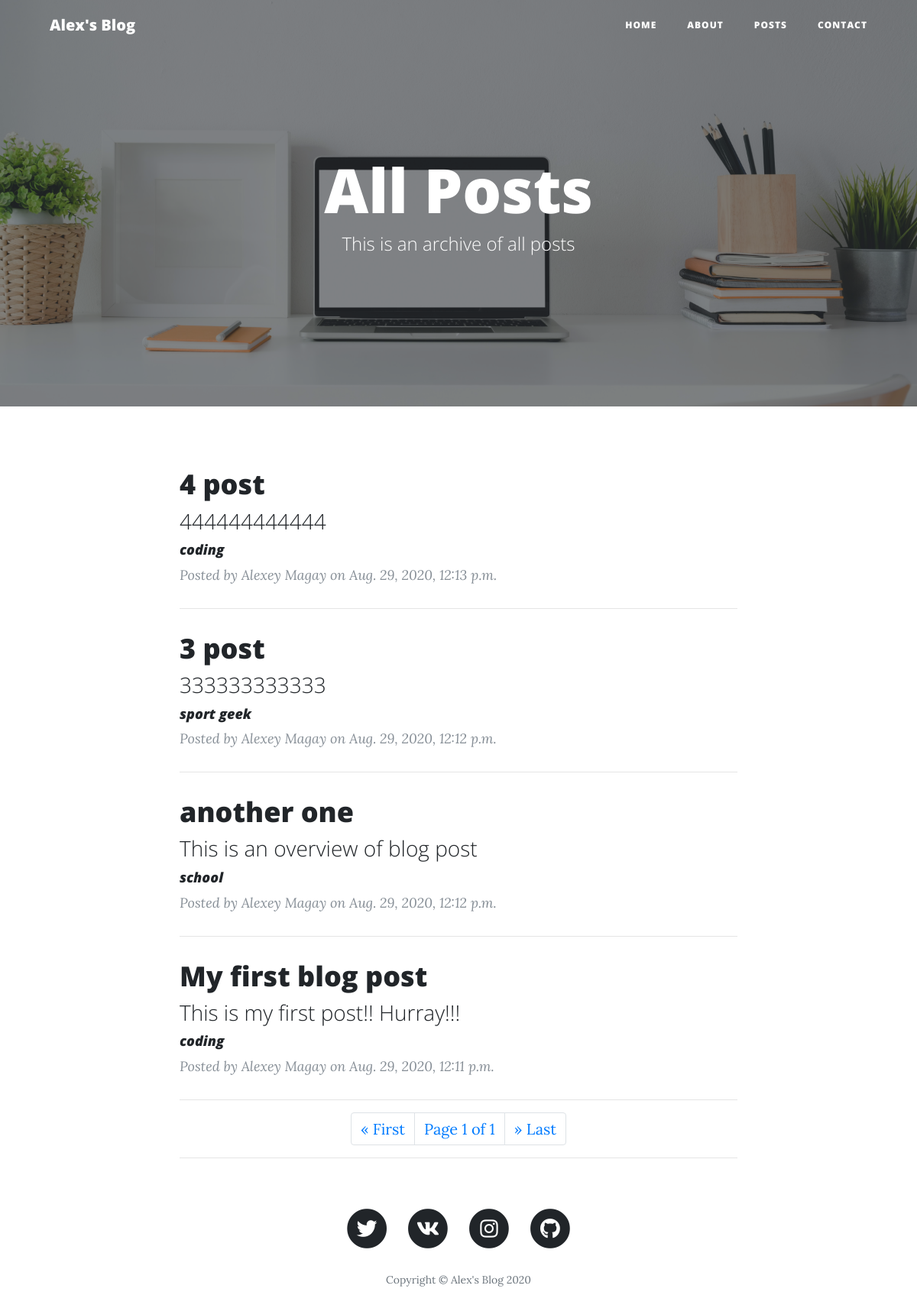
/posts/, run on the app's committed database.
### blogapp/models.py (models this page shows, shortened)
class Post(models.Model):
	title = models.CharField(max_length=255)
	title_tag = models.CharField(max_length=255)
	overview = models.TextField()
	content = tinymce_models.HTMLField(default='content')
	author = models.ForeignKey(User, on_delete=models.CASCADE)
	published_date = models.DateTimeField(auto_now_add=True)
	categories = models.ManyToManyField(Category)

class Category(models.Model):
	title = models.CharField(max_length=255)
	def __str__(self):
		return self.title

### blogapp/views.py (the view)
# urls.py: path('posts/', views.posts, name='posts'),
def posts(request):
	post_list = Post.objects.all().order_by('-published_date')
	paginator = Paginator(post_list, 8)
	page = request.GET.get('page')
	try:
		paginated_queryset = paginator.page(page)
	except PageNotAnInteger:
		paginated_queryset = paginator.page(1)
	except EmptyPage:
		paginated_queryset = paginator.page(paginator.num_pages)
	context = {
		'post_list': paginated_queryset,
	}
	return render(request, 'posts.html', context)

### blogapp/templates/posts.html (shortened to what this page needs)
{% extends 'base.html' %}
{% block content %}
{% load static %}
<header class="masthead" style="background-image: url('{% static 'blog/img/posts.jpg' %}')">
    <div class="overlay"></div>
    <div class="container">
      <div class="row">
        <div class="col-lg-8 col-md-10 mx-auto">
          <div class="site-heading">
            <h1>All Posts</h1>
            <span class="subheading">This is an archive of all posts</span>
          </div>
        </div>
      </div>
    </div>
  </header>
<div class="container">
    <div class="row">
      {% if post_list %}
      <div class="col-lg-8 col-md-10 mx-auto">
        {% for post in post_list %}
        <div class="post-preview">
          <a href="{% url 'post' post.pk %}">
            <h2 class="post-title">
              {{ post.title }}
            </h2>
            <h3 class="post-subtitle">
              {{ post.overview }}
            </h3>
          </a>
          <h5 class="post-meta">
          {% for cat in post.categories.all %}
            <a href="{% url 'categories' cat.pk %}">{{ cat }}</a>
          {% endfor %}
          </h5>
          <p class="post-meta">Posted by
            {{ post.author.first_name }} {{ post.author.last_name }}
            on {{ post.published_date }}</p>
        </div>
        <hr>
        {% endfor %}
      {% endif %}
<nav aria-label="Page navigation example">
  <ul class="pagination justify-content-center">
    <li class="page-item"><a class="page-link" href="?page=1">&laquo; First</a></li>
    <li class="page-link">Page {{ post_list.number }} of {{ post_list.paginator.num_pages }}</li>
    <li class="page-item"><a class="page-link" href="?page={{ post_list.paginator.num_pages }}">&raquo; Last</a></li>
  </ul>
</nav>
  <hr>
  </div>
</div>
{% endblock %}

### data on the page
Post: title "4 post", overview "444444444444", author.first_name "Alexey", author.last_name "Magay", published_date "Aug. 29, 2020, 12:13 p.m."
Category: title "coding"
Post: title "3 post", overview "333333333333", author.first_name "Alexey", author.last_name "Magay", published_date "Aug. 29, 2020, 12:12 p.m."
Category: title "sport"
Category: title "geek"
Post: title "another one", overview "This is an overview of blog post", author.first_name "Alexey", author.last_name "Magay", published_date "Aug. 29, 2020, 12:12 p.m."
Category: title "school"
Post: title "My first blog post", overview "This is my first post!! Hurray!!!", author.first_name "Alexey", author.last_name "Magay", published_date "Aug. 29, 2020, 12:11 p.m."

### other printed values
{{ post_list.number }} "1"
{{ post_list.paginator.num_pages }} "1"
